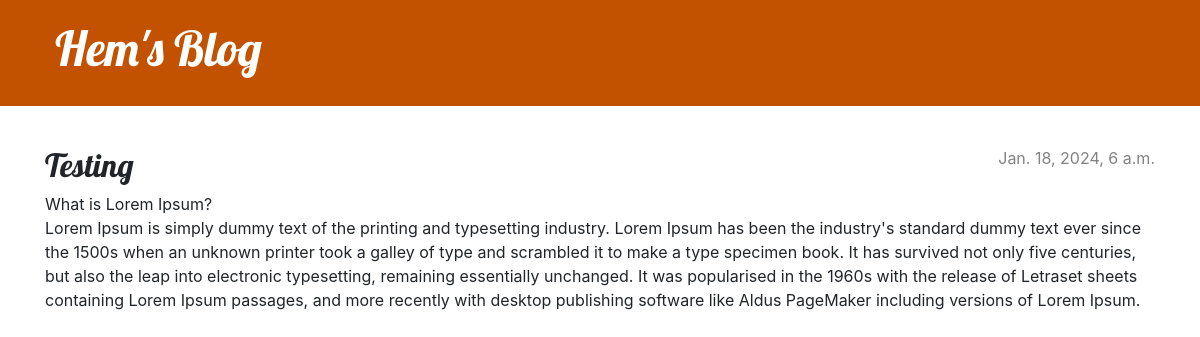
The app's page /post/1/ with its own data.
### blog/models.py (models this page shows, shortened)
class Post(models.Model):
    author = models.ForeignKey(settings.AUTH_USER_MODEL, on_delete=models.CASCADE)
    title = models.CharField(max_length=200)
    text = models.TextField()
    created_date = models.DateTimeField(default=timezone.now)
    published_date = models.DateTimeField(blank=True, null=True)

### blog/views.py (the view)
# urls.py: path('post/<int:pk>/', views.post_detail, name="post_detail"),
def post_detail(request, pk):
    post = get_object_or_404(Post, pk=pk)
    return render(request, 'blog/post_details.html', {'post':post})

### blog/templates/blog/post_details.html (shortened to what this page needs)
{% extends 'blog/base.html' %}
{% block content %}
    <article class="post">
        {% if post.published_date %}
            <div class="date">
                {{ post.published_date }}
            </div>
        {% else %}
            <a class="btn btn-default" href="{% url 'post_publish' pk=post.pk %}">Publish</a>
        {% endif %}
        <h2>{{ post.title }}</h2>
        <p>{{ post.text|linebreaksbr }}</p>
    </article>
{% endblock %}

### static/css/blog.css (style rules this page uses)
h1, h2, h3, h4 { font-family: 'Lobster', cursive; }
.date { color: #828282; }
.post { margin-bottom: 70px; }
.post > .date, .post > .actions { float: right; }

### records on screen
Post: published_date "Jan. 18, 2024, 6 a.m.", title "Testing", text "What is Lorem Ipsum? Lorem Ipsum is simply dummy text of the printing and typesetting industry. Lorem Ipsum has been the industry's standard dummy text ever since the 1500s when an unknown printer took a galley of type and scrambled it to make a type specimen book. It has survived not only five centuries, but also the leap into electronic typesetting, remaining essentially unchanged. It was popularised in the 1960s with the release of Letraset sheets containing Lorem Ipsum passages, and more recently with desktop publishing software like Aldus PageMaker including versions of Lorem Ipsum."
